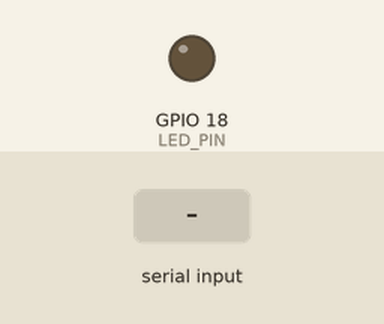
Bench run of a program on a simulated ESP32. Parts: output pins drawn as LEDs (lit = HIGH). The inputs (shaded band) are chosen by the test bench.

Above: at 1.2 s.
1.3 s: "1" received over Serial
At 2.1 s:
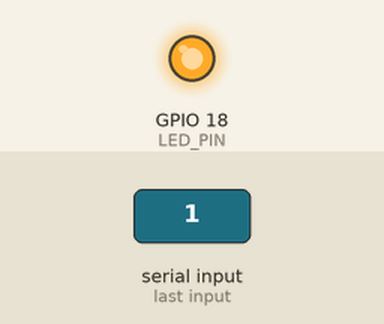
2.8 s: "0" received over Serial
At 3.2 s:
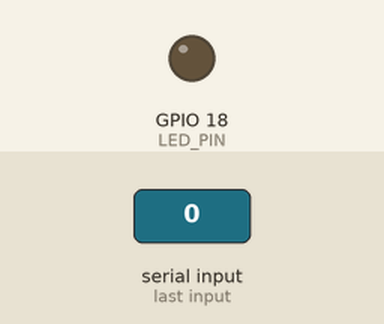
Timing chart, 0 to 5.8 s (numbered marks = the images above; inputs shaded):
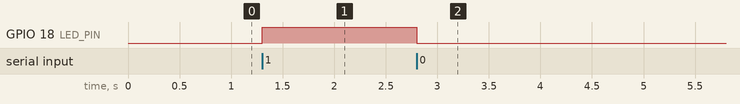

The program:

main.cpp
```cpp
#include <Arduino.h>

// I/O pines
#define LED_PIN 18

// Commands
#define ON '1'
#define OFF '0'

int incomingByte = 0; // for incoming serial data

/** setup **/
void setup() {
  pinMode(LED_PIN, OUTPUT); // initialize digital pin LED_BUILTIN as an output.
  digitalWrite(LED_PIN, LOW);
  Serial.begin(115200);         // opens serial port, sets data rate to 115200 bps
  // Serial.write("Puerto serial inicializado...\n");

}

/** loop **/
void loop() {
  // send data only when you receive data:
  if (Serial.available() > 0) {
    // read the incoming byte:
    incomingByte = Serial.read();
    if(incomingByte == ON) {
      digitalWrite(LED_PIN, HIGH);
      // Serial.write("Led encendido\n");
    }
    else {
      digitalWrite(LED_PIN, LOW);
      // Serial.write("Led Apagado\n");
    }
  }
}
```

Measured:
- after the input at 1.3 s, GPIO 18 (LED_PIN): LOW → HIGH at once
- after the input at 2.8 s, GPIO 18 (LED_PIN): HIGH → LOW at once
